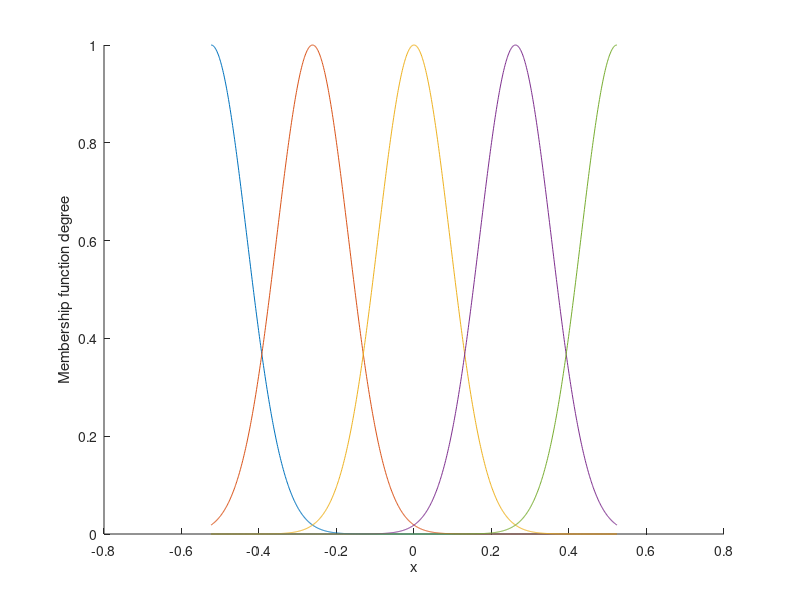

The MATLAB source for this figure:
clear all;
close all;
L1=-pi/6;
L2=pi/6;
L=L2-L1;
T=L*1/1000;
x=L1:T:L2;
figure(1);
for i=1:1:5
gs=-[(x+pi/6-(i-1)*pi/12)/(pi/24)].^2;
u=exp(gs);
hold on;
plot(x,u);
end
xlabel('x');ylabel('Membership function degree');